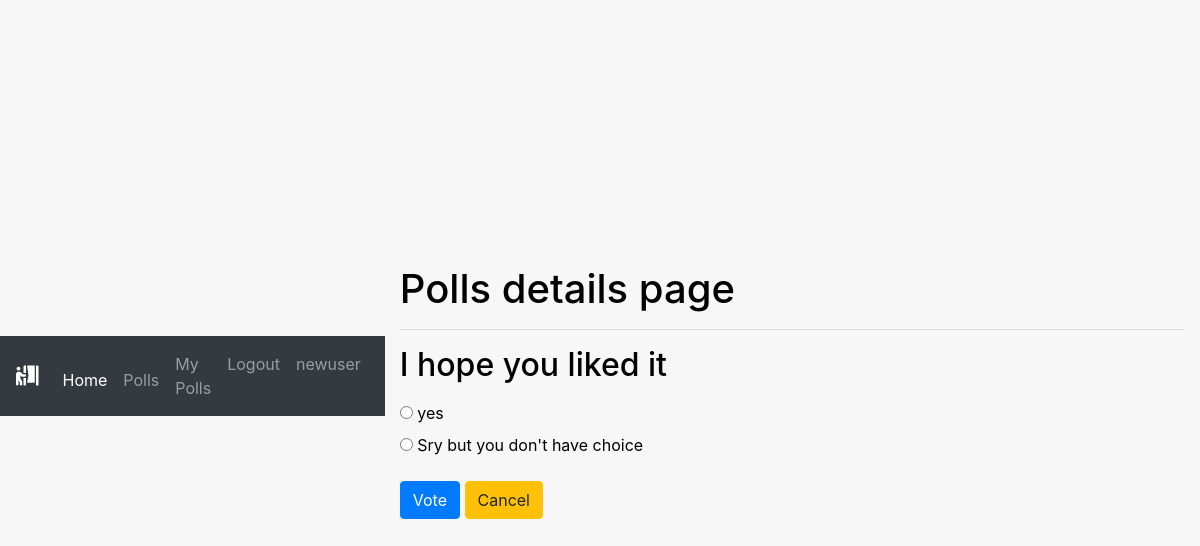
The page /pollapp/19/ (signed in) on the database its author committed.
### pollapp/models.py (models this page shows, shortened)
class Poll(models.Model):
    owner = models.ForeignKey(User, on_delete=models.CASCADE)
    text = models.TextField()
    pub_date = models.DateTimeField(default=timezone.now)
    active = models.BooleanField(default=True)
    created_at = models.DateTimeField(auto_now_add=True)
    def __str__(self):
        return self.text

class Choice(models.Model):
    poll = models.ForeignKey(Poll, on_delete=models.CASCADE)
    choice_text = models.CharField(max_length=255)
    created_at = models.DateTimeField(auto_now_add=True)
    updated_at = models.DateTimeField(auto_now=True)

### pollapp/views.py (the view)
# urls.py: path('<int:poll_id>/', views.poll_detail, name='detail'),
def poll_detail(request, poll_id):
    poll = get_object_or_404(Poll, id=poll_id)
    if not poll.active:
        return render(request, 'polls/poll_result.html', {'poll': poll})
    loop_count = poll.choice_set.count()
    context = {
        'poll': poll,
        'loop_time': range(0, loop_count),
    }
    return render(request, 'polls/poll_detail.html', context)

### pollapp/templates/polls/poll_detail.html (shortened to what this page needs)
{% extends 'base.html' %}
 {% load static %}
{% block custom_css %}
<link rel="stylesheet" href="{% static 'css/home_style.css' %}">
{% endblock custom_css %}
{% block content %}
<div class="container">
    <h1>Polls details page</h1>
    <hr>
    <h2 class="mt-3 mb-3">{{ poll }}</h2>
    <form action="{% url 'pollapp:vote' poll.id %}" method="POST">
        {% for choice in poll.choice_set.all %}
        <input type="radio" name="choice" id="choice{{ forloop.counter }}" value="{{ choice.id }}">
        <label for="choice{{ forloop.counter }}">{{ choice.choice_text }}</label>
        <br>
        {% endfor %}
        <input type="submit" value="Vote" class="btn btn-primary mt-3">
        <a class="btn btn-warning mt-3" href="{% url 'pollapp:list' %}" role="button">Cancel</a>
    </form>
</div>
{% endblock content %}

### static/css/home_style.css (style rules this page uses)
html, body { height: 100%; margin: 0; padding: 0; color: black; }
html { background-image: url('C:\Users\KARTIK\OneDrive\Desktop\pollbooth\polls\static\img\background.jpg'); background-size: cover; }
body { background: hsl(220deg, 10%, 97%); margin: 0; padding: 0; display: flex; align-items: center; justify-content: center; }

### rows shown on the page
Poll: text "I hope you liked it"
Choice: choice_text "yes"
Choice: choice_text "Sry but you don't have choice"
